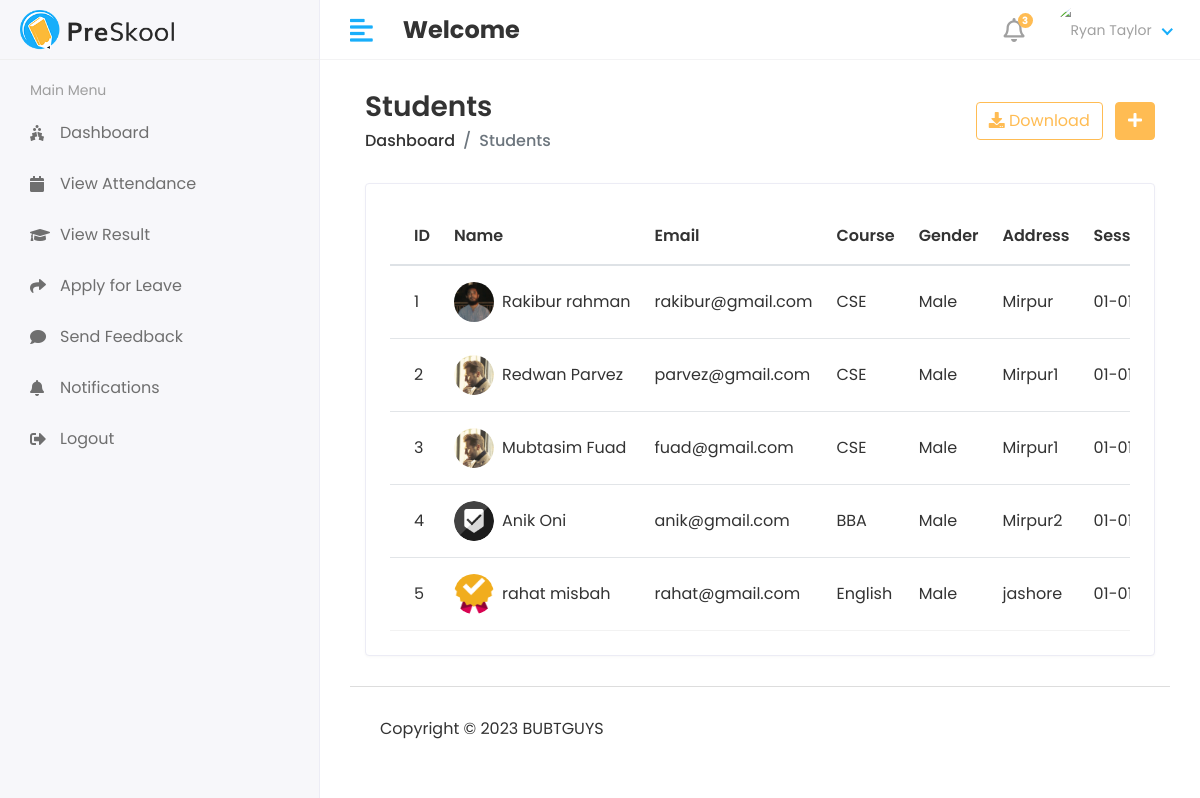
The page /admin1/student/view on the database as committed earlier.
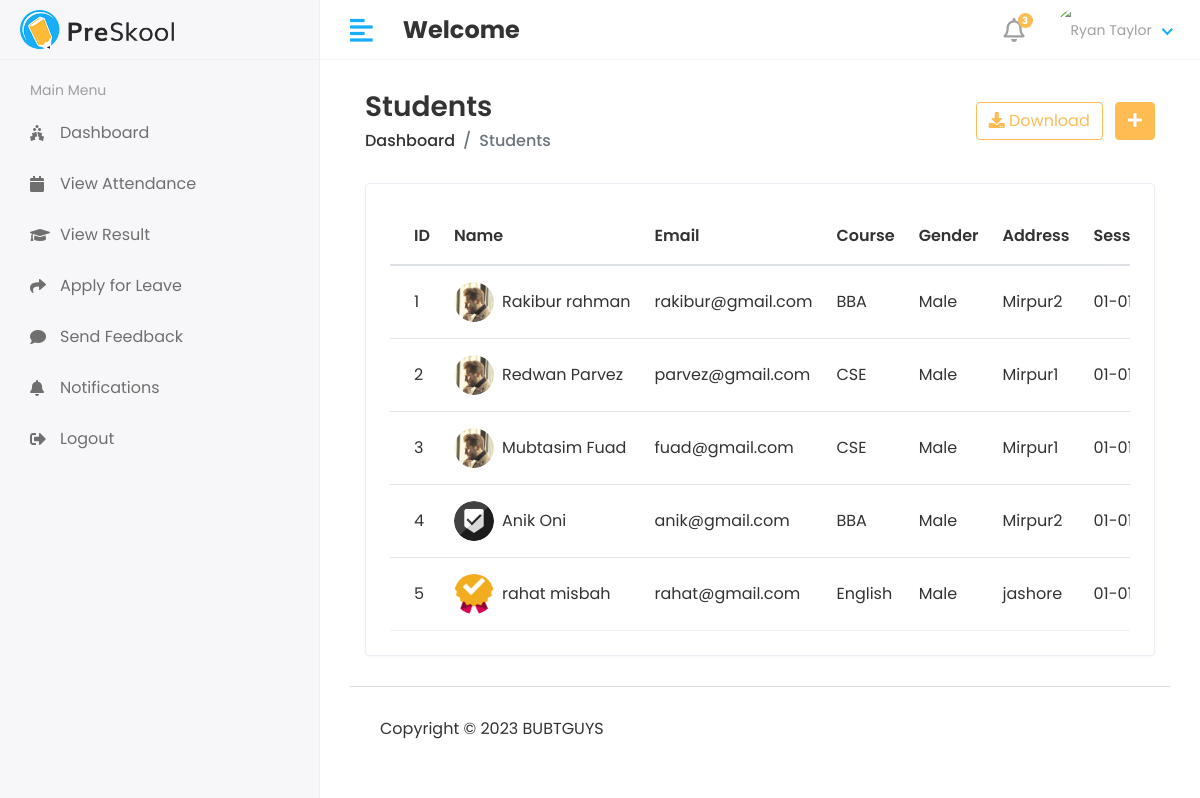
The same page on the database as committed later.
### app/models.py (models this page shows, shortened)
class Student(models.Model):
    admin=models.OneToOneField(CustomUser,on_delete=models.CASCADE)
    address=models.TextField()
    gender=models.CharField(max_length=100)
    course_id=models.ForeignKey(Course,on_delete=models.DO_NOTHING)
    session_year_id= models.ForeignKey(Session_Year,on_delete=models.DO_NOTHING)
    created_at = models.DateTimeField(auto_now_add=True)
    updated_at = models.DateTimeField(auto_now=True)

class CustomUser(AbstractUser):
    USER=(
        (1,'Admin'),
        (2, 'Staff'),
        (3, 'Student'),
    )
    user_type=models.CharField(choices=USER,max_length=50,default=1)
    profile_pic=models.ImageField(upload_to='media/profile_pic')

class Course(models.Model):
    name=models.CharField(max_length=100)
    created_at=models.DateTimeField(auto_now_add=True)
    updated_at = models.DateTimeField(auto_now=True)

class Session_Year(models.Model):
    session_start=models.CharField(max_length=100)
    session_end=models.CharField(max_length=100)

### ticket/admin1.py (the view)
# urls.py: path('admin1/student/view',admin1.VIEW_STUDENT,name='view_student'),
def VIEW_STUDENT(request):
    student=Student.objects.all()
    context={
        'student':student,
    }
    return render(request,'admin1/view_student.html',context)

### templates/admin1/view_student.html (shortened to what this page needs)
{% extends 'base.html' %}
{% block content %}
<div class="content container-fluid">
               <div class="page-header">
                  <div class="row align-items-center">
                     <div class="col">
                        <h3 class="page-title">Students</h3>
                        <ul class="breadcrumb">
                           <li class="breadcrumb-item"><a href="index.html">Dashboard</a></li>
                           <li class="breadcrumb-item active">Students</li>
                        </ul>
                     </div>
                     <div class="col-auto text-right float-right ml-auto">
                        <a href="#" class="btn btn-outline-primary mr-2"><i class="fas fa-download"></i> Download</a>
                        <a href="add-student.html" class="btn btn-primary"><i class="fas fa-plus"></i></a>
                     </div>
                  </div>
               </div>
               <div class="row">
                  <div class="col-sm-12">
                     <div class="card card-table">
                        <div class="card-body">
                           <div class="table-responsive">
                              <table class="table table-hover table-center mb-0 datatable">
                                 <thead>
                                    <tr>
                                       <th>ID</th>
                                       <th>Name</th>
                                       <th>Email</th>
                                       <th>Course</th>
                                       <th>Gender</th>
                                        <th>Address</th>
                                       <th>Session Year</th>
                                    </tr>
                                 </thead>
                                 <tbody>
                                 {% for i in student %}
                                    <tr>
                                       <td>{{i.id}}</td>
                                       <td>
                                          <h2 class="table-avatar">
                                             <a href="student-details.html" class="avatar avatar-sm mr-2"><img class="avatar-img rounded-circle" src="/{{i.admin.profile_pic}}" alt="User Image"></a>
                                             <a href="student-details.html">{{i.admin.first_name}}&nbsp;{{i.admin.last_name}} </a>
                                          </h2>
                                       </td>
                                       <td>{{i.admin.email}}</td>
                                       <td>{{i.course_id.name}}</td>
                                       <td>{{i.gender}}</td>
                                        <td>{{i.address}}</td>
                                       <td>{{i.session_year_id.session_start}} To {{i.session_year_id.session_end}} </td>
                                    </tr>
                                 {% endfor %}
                                 </tbody>
                              </table>
                           </div>
                        </div>
                     </div>
                  </div>
               </div>
            </div>
{% endblock %}

### templates/base.html (shortened to what this page needs)
<!DOCTYPE html>
<html lang="en">
{% load static %}
   <head>
      <link rel="stylesheet" href="{% static 'assets/plugins/bootstrap/css/bootstrap.min.css' %} ">
      <link rel="stylesheet" href="{% static 'assets/plugins/fontawesome/css/fontawesome.min.css' %}">
      <link rel="stylesheet" href="{% static 'assets/plugins/fontawesome/css/all.min.css' %}">
      <link rel="stylesheet" href="{% static 'assets/css/style.css' %}">
   </head>
   <body>
<div class="main-wrapper">
   {% include 'includes/header.html' %}
   {% include 'includes/sidebar.html' %}
<div class="page-wrapper">
    <div class="content container-fluid">
       {% block content %}
       {% endblock %}
       {% include 'includes/footer.html' %}
    </div>
      </div>
   </body>
</html>

### templates/includes/header.html (shortened to what this page needs)
{% load static %}
    <div class="header">
            <div class="header-left">
               <a href="index.html" class="logo">
               <img src="{% static 'assets/img/logo.png' %}" alt="Logo">
               </a>
            </div>
            <a href="javascript:void(0);" id="toggle_btn">
            <i class="fas fa-align-left"></i>
            </a>
            <div class="top-nav-search mt-3">
               <h4><strong>Welcome</strong>&nbsp;<span>{{user.first_name}}&nbsp;{{ user.last_name }}</span></h4>
            </div>
            <ul class="nav user-menu">
               <li class="nav-item dropdown noti-dropdown">
                  <a href="#" class="dropdown-toggle nav-link" data-toggle="dropdown">
                  <i class="far fa-bell"></i> <span class="badge badge-pill">3</span>
                  </a>
               </li>
               <li class="nav-item dropdown has-arrow">
                  <a href="#" class="dropdown-toggle nav-link" data-toggle="dropdown">
                  <span class="user-img"><img class="rounded-circle" src="/{{user.profile_pic}}" width="31" alt="Ryan Taylor"></span>
                  </a>
               </li>
            </ul>
    </div>

### templates/includes/sidebar.html
{% load static %}
<div class="sidebar" id="sidebar">
            <div class="sidebar-inner slimscroll">
               <div id="sidebar-menu" class="sidebar-menu">
                  {% if user.user_type == '1' %}
                  <ul>
                     <li class="menu-title">
                        <span>Main Menu</span>
                     </li>
                     <li>
                        <a href="{% url 'admin_home' %}"><i class="fas fa-holly-berry"></i> <span>Dashboard</span></a>
                     </li>
                     <li class="submenu">
                        <a href="#"><i class="fas fa-user-graduate"></i> <span> Students</span> <span class="menu-arrow"></span></a>
                        <ul>
                           <li><a href="{% url 'add_student' %}">Add Student</a></li>
                           <li><a href="{% url 'view_student' %}">View Student</a></li>
                        </ul>
                     </li>
                     <li class="submenu">
                        <a href="#"><i class="fas fa-chalkboard-teacher"></i> <span> Teachers</span> <span class="menu-arrow"></span></a>
                        <ul>
                           <li><a href="teacher-details.html">Teacher View</a></li>
                           <li><a href="add-teacher.html">Teacher Add</a></li>
                           <li><a href="edit-teacher.html">Teacher Edit</a></li>
                        </ul>
                     </li>
                     <li class="submenu">
                        <a href="#"><i class="fas fa-building"></i> <span> Course</span> <span class="menu-arrow"></span></a>
                        <ul>
                           <li><a href="departments.html">Course View</a></li>
                           <li><a href="add-department.html">Course Add</a></li>
                           <li><a href="edit-department.html">Course Edit</a></li>
                        </ul>
                     </li>
                     <li class="submenu">
                        <a href="#"><i class="fas fa-book-reader"></i> <span> Subjects</span> <span class="menu-arrow"></span></a>
                        <ul>
                           <li><a href="subjects.html">Subject List</a></li>
                           <li><a href="add-subject.html">Subject Add</a></li>
                           <li><a href="edit-subject.html">Subject Edit</a></li>
                        </ul>
                     </li>
                     <li class="submenu">
                        <a href="#"><i class="fas fa-book-reader"></i> <span> Session</span> <span class="menu-arrow"></span></a>
                        <ul>
                           <li><a href="subjects.html">Session view</a></li>
                           <li><a href="add-subject.html">Session Add</a></li>
                           <li><a href="edit-subject.html">Session Edit</a></li>
                        </ul>
                     </li>
                     <li>
                        <a href="holiday.html"><i class="fas fa-holly-berry"></i> <span>View Attendance</span></a>
                     </li>
                     <li>
                        <a href="holiday.html"><i class="fas fa-holly-berry"></i> <span>Teacher Feedback</span></a>
                     </li>
                     <li>
                        <a href="holiday.html"><i class="fas fa-holly-berry"></i> <span>Student Feedback</span></a>
                     </li>
                     <li>
                        <a href="holiday.html"><i class="fas fa-holly-berry"></i> <span>Teacher Leave</span></a>
                     </li>
                     <li>
                        <a href="holiday.html"><i class="fas fa-holly-berry"></i> <span>Student Leave</span></a>
                     </li>
                     <li>
                        <a href="{% url 'logout' %}"><i class="fas fa-sign-out-alt"></i> <span>Logout</span></a>
                     </li>
                  </ul>
                  {% else %}
                  <ul>
                     <li class="menu-title">
                        <span>Main Menu</span>
                     </li>
                     <li >
                        <a href="{% url 'student_home' %}"><i class="fas fa-holly-berry"></i> <span>Dashboard</span></a>
                     </li>
                     <li class="">
                        <a href=""><i class="fa fa-calendar" aria-hidden="true"></i><span>View Attendance</span></a>
                     </li>
                     <li class="">
                        <a href=""><i class="fa fa-graduation-cap" aria-hidden="true"></i><span>View Result</span></a>
                     </li>
                     <li class="">
                        <a href=""><i class="fa fa-share" aria-hidden="true"></i><span>Apply for Leave</span></a>
                     </li>
                     <li class="">
                        <a href=""><i class="fa fa-comment" aria-hidden="true"></i><span>Send Feedback</span></a>
                     </li>
                     <li class="">
                        <a href=""><i class="fa fa-bell" aria-hidden="true"></i><span>Notifications</span></a>
                     </li>
                     <li class="">
                        <a href="{% url 'logout' %}"><i class="fas fa-sign-out-alt"></i></i><span>Logout</span></a>
                     </li>
                  </ul>
                  {% endif %}
               </div>
            </div>
         </div>

### templates/includes/footer.html
{% load static %}
<footer>
               <p>Copyright © 2023 BUBTGUYS</p>
            </footer>

Rows that differ between the two databases and show on the page:
changed Student "Rakibur": admin.profile_pic: a different picture; course_id.name "CSE" → "BBA"; address "Mirpur" → "Mirpur2"
